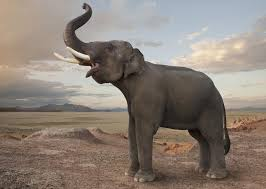
#> input picture images.jpeg, 266 x 189 px
$ jupyter execute Image_Segmentaion_Project.ipynb
#> lines starting #> are read from the running program, lines starting #| are printed output that depends on the picture
[cell 1]
import numpy as np
import matplotlib.pyplot as plt
import cv2

[cell 2]
im=cv2.imread('images.jpeg')
#> im is the input picture: shape (189, 266, 3); mean B, G, R 118.8, 127.8, 138.9

[cell 3]
im=cv2.cvtColor(im,cv2.COLOR_BGR2RGB)
plt.imshow(im)

[cell 4]
print(im.shape)
#| (189, 266, 3)
# that means the image is in 3D that is RGB values

[cell 5]
# Creating a 1 d array for every chanel i.e RGB
all_pixels=im.reshape(-1,3)

[cell 6]
print(all_pixels.shape)
#| (50274, 3)

[cell 7]
from sklearn.cluster import KMeans

[cell 8]
dominant_colors=4
km=KMeans(n_clusters=dominant_colors)
km.fit(all_pixels)

[cell 9]
centers=km.cluster_centers_

[cell 10]
print(centers)
# These are the dominant colours pixel values we have obtained from kmeans

###  As pixel values vary from 0-255 i.e. positive whole numbers of 8 bits

[cell 11]
centers=np.array(centers,dtype='uint8')

[cell 12]
# Now these look as pixel values
print(centers)

[cell 13]
for each_col in centers:
    a=np.zeros((100,100,3),dtype='uint8')
    a[:,:,:]=each_col
    plt.imshow(a)
    plt.show()
#> this loop made 4 passes
#> pass 1, `plt.show()`:
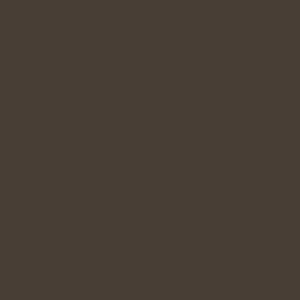
#> shown: shape (100, 100, 3) (shown 3 times larger); mean R, G, B 71, 61, 53

[cell 14]
i=1
colors=[]
for each_col in centers:
    plt.subplot(1,4,i)
    plt.axis('Off')# TO remove the axis
    i+=1
    colors.append(each_col)
    a=np.zeros((100,100,3),dtype='uint8')
    a[:,:,:]=each_col
    plt.imshow(a)
plt.show()
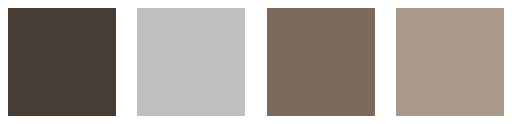
#> figure drawn by matplotlib, 4 panels

## Segmenting Our Original Image into The 4 Colours Extracted using Kmeans

[cell 15]
new_img=np.zeros(((189*266),3),dtype='uint8')

[cell 16]
km.labels_

[cell 17]
for ix in range(new_img.shape[0]):
    new_img[ix]=colors[km.labels_[ix]]

[cell 18]
new_img=new_img.reshape(189,266,3)

[cell 19]
plt.imshow(new_img)
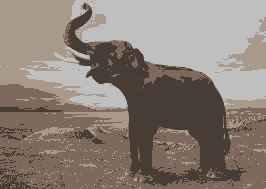
#> shown: shape (189, 266, 3); mean R, G, B 138.1, 127.3, 118.3
